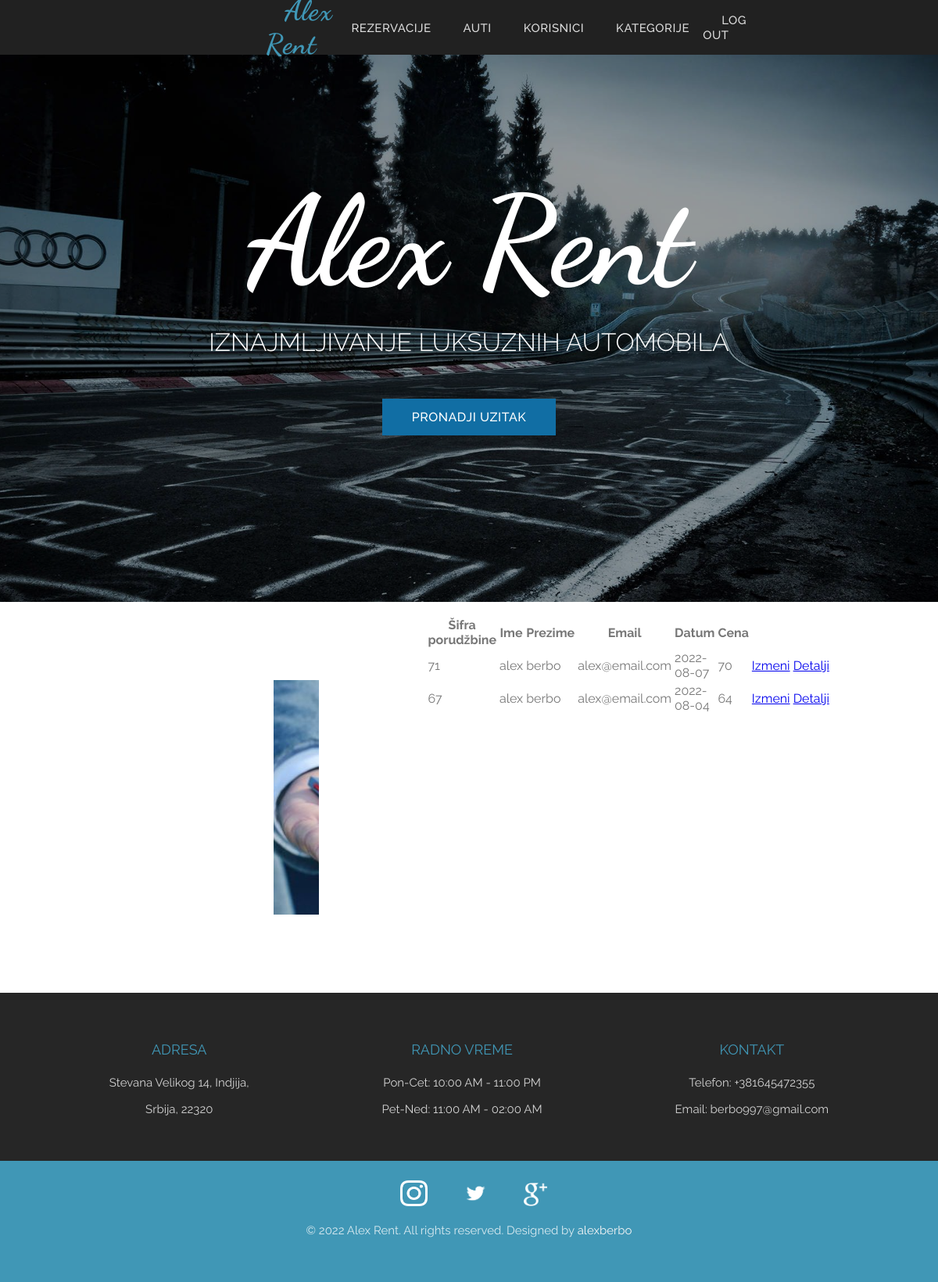
Screenshot of /PetarAleksandarBerbatovic7417/admin/rezervacije.php with the database file from the repository.
### tables this page shows
CREATE TABLE `rezrvacija` (
  `idrezervacija` int(11) NOT NULL,
  `datum` date NOT NULL,
  `ukupno` int(11) NOT NULL,
  `idkorisnik` int(11) NOT NULL,
  `idcar` int(11) NOT NULL
);

CREATE TABLE `korisnik` (
  `idkorisnik` int(11) NOT NULL,
  `ime` varchar(50) NOT NULL,
  `prezime` varchar(50) NOT NULL,
  `email` varchar(50) NOT NULL,
  `username` varchar(50) NOT NULL,
  `password` varchar(50) NOT NULL
);

### PetarAleksandarBerbatovic7417/admin/rezervacije.php (the view, shortened to what this page needs)
<!DOCTYPE html>
<html lang="en">
<head>
	<link rel="stylesheet" href="style.css">
</head>
<body>
<header class="header">
	<div class="slika">
		<nav>
		<ul>
			<li>
				<a class="logo" href="rezervacije.php">Alex Rent</a>
			</li>
			<li>
				<a class="nav-bar" href="rezervacije.php">Rezervacije</a>
			</li>
			<li>
				<a class="nav-bar" href="carlist.php">Auti</a>
			</li>
			<li>
				<a class="nav-bar" href="userlist.php">Korisnici</a>
			</li>
			<li>
				<a class="nav-bar" href="categorylist.php">Kategorije</a>
			</li>
			<li>
				<a class="nav-bar" href="logout.php">Log Out</a>
			</li>
		</ul>
		</nav>
		<div class="zavesa">
			<h1 class="touche-intro">Alex Rent</h1>
			<p class="intro-p">IZNAJMLJIVANJE LUKSUZNIH AUTOMOBILA</p>
			<a href="">PRONADJI UZITAK</a>
		</div>
	</div>
</header>
<section id="login" class="login-section">
	<div class="login-div-slika"></div>
	<div class="login-div">
		<form class="login-form" action="rezervacije.php" method="post">
		<?php
			$konekcija= new mysqli('localhost', 'root', '', 'carrent');
				$result = mysqli_query($konekcija, "SELECT * FROM rezrvacija r INNER JOIN korisnik k on r.idkorisnik=k.idkorisnik ORDER BY datum DESC");
				?>
				<div class="table">
				<table class='table table-striped'>
					<tr>
						<th>Šifra porudžbine</th>
						<th>Ime</th>
						<th>Prezime</th>
						<th>Email</th>
						<th>Datum</th>
						<th>Cena</th>
						<th></th>
						<th></th>
					</tr>
					<?php
					while($row = mysqli_fetch_array($result)){
						?>
						<tr>
							<td><?php echo $row['idrezervacija']; ?></td>
							<td><?php echo $row['ime']; ?></td>
							<td><?php echo $row['prezime']; ?></td>
							<td><?php echo $row['email']; ?></td>
							<td><?php echo $row['datum']; ?></td>
							<td><?php echo $row['ukupno']; ?></td>
							<td><a href="edit.php?id=<?php echo $row['idrezervacija']; ?>">Izmeni</a></td>
							<td><a href="detalji.php?id=<?php echo $row['idrezervacija']; ?>">Detalji</a></td>
						</tr>
						<?php
					}
					?>
				</table>
		</form>
	</div>
</section>
<section class="contact-foot">
	<div class="div-contact-foot">
		<div class="text-foot-contact-1">
			<h3 class="h3-contact">Adresa</h3>
			<p class="p-contact">Stevana Velikog 14, Indjija,</p>
			<p class="p-contact">Srbija, 22320</p>
		</div>
		<div class="text-foot-contact-2">
			<h3 class="h3-contact">Radno vreme</h3>
			<p class="p-contact">Pon-Cet: 10:00 AM - 11:00 PM</p>
			<p class="p-contact">Pet-Ned: 11:00 AM - 02:00 AM</p>
		</div>
		<div class="text-foot-contact-3">
			<h3 class="h3-contact">Kontakt</h3>
			<p class="p-contact">Telefon: +381645472355</p>
			<p class="p-contact">Email: berbo997@gmail.com</p>
		</div>
	</div>
	<div class="social">
		<div class="icons-social">
			<a class="insta" href="https://instagram.com/alexberbo" target="blank"><img src="img/icons/instagram.png" height="33px" width="35px" alt=""></a>
			<a class="twitter" href="https://twitter.com" target="blank"><img src="img/icons/twitter.png" height="33px" width="35px" alt=""></a>
			<a class="google" href="https://plus.google.com/" target="blank"><img src="img/icons/google.png" height="30px" width="30px" alt=""></a>
			<p class="p-social">© 2022 Alex Rent. All rights reserved. Designed by <a class="a-social" href="http://instagram.com/alexberbo">alexberbo</a></p>
	</div>
</section>
</body>
</html>

### PetarAleksandarBerbatovic7417/admin/style.css (style rules this page uses)
body { margin: 0; width: 100%; height: 100%; font-family: 'Raleway', sans-serif; color: #777; }
.slika { background-image: url(img/ring.jpg); background-repeat: no-repeat; background-position: center center; background-size: cover; width: 100%; height: 70%; }
nav { width: 100%; position: fixed; z-index: 1; }
nav ul { height: 40px; display: flex; align-items: center; margin: 0px; padding: 15px 340px; list-style-type: none; background-color: #212121; }
.nav-bar { text-transform: uppercase; }
nav ul li:first-child { flex: 1; }
nav ul li { padding: 0 0px; }
li a { text-decoration: none; color: #ddd; font-weight: 500; font-size: 15px; padding-left: 7px; border: 2px solid transparent; letter-spacing: 0.5px; margin: 10px 15px 0 15px; }
.logo { font-family: 'Dancing Script', cursive; font-size: 36px; color: #4097b6; font-weight: 700; letter-spacing: 1px; }
.zavesa { background-color: rgba(0, 0, 0, 0.4); height: 770px; width: 100%; display: flex; justify-content: center; text-align: center; flex-direction: column; }
.zavesa a { text-decoration: none; color: #fff; background-color: #116ea4; border: 0; padding: 14px 20px; margin: 0; font-size: 16px; font-weight: 500; letter-spacing: 0.5px; border-radius: 0; margin-top: 20px; vertical-align: middle; width: 181.5px; align-self: center; }
.touche-intro { font-family: 'Dancing Script', cursive; color: #fff; font-size: 10em; font-weight: 700; margin-top: 0; margin-bottom: 10px; }
.intro-p { color: #fff; font-size: 32px; font-weight: 300; margin-top: 10px; margin-bottom: 40px; }
.login-section { margin: 0; min-height: 500px; background-color: #fff; display: flex; justify-content: center; }
.login-div-slika { background-image: url(img/rent1.jpg); background-repeat: no-repeat; width: 50%; margin-top: 100px; margin-bottom: 100px; margin-right: 20px; margin-left: 350px; }
.login-div { width: 50%; margin-top: 1%; margin-bottom: 1%; margin-right: 20%; margin-left: 1%; }
.login-form { background-repeat: no-repeat; width: 50%; margin-top: 1%; margin-bottom: 1%; margin-right: 1%; margin-left: 20%; }
h3 { font-size: 20px; font-weight: 500; color: #333; }
p { line-height: 24px; margin: 15px 0 30px; font-size: 16px; }
.contact-foot { background: #262626; }
.div-contact-foot { display: flex; justify-content: center; align-items: center; text-align: center; min-height: 215px; }
.text-foot-contact-2 { margin-left: 170px; margin-right: 170px; }
.h3-contact { color: #4097b6; font-weight: 400; font-size: 18px; text-transform: uppercase; margin-bottom: 20px; text-align: center; }
.p-contact { font-size: 15px; color: rgba(255,255,255,0.8); margin: 0 0 10px; text-align: center; }
.social { min-height: 155px; background-color: #4097b6; display: flex; justify-content: center; align-items: center; }
.insta { margin-right: 40px; margin-left: 120px; }
.twitter { margin-right: 40px; }
.p-social { font-size: 15px; color: rgba(255,255,255,0.8); }
.a-social { color: #f6f6f6; text-decoration: none; }

### rows the page displays
rezrvacija: idrezervacija "71", idkorisnik.ime "alex", idkorisnik.prezime "berbo", idkorisnik.email "alex@email.com", datum "2022-08-07", ukupno "70"
rezrvacija: idrezervacija "67", idkorisnik.ime "alex", idkorisnik.prezime "berbo", idkorisnik.email "alex@email.com", datum "2022-08-04", ukupno "64"
